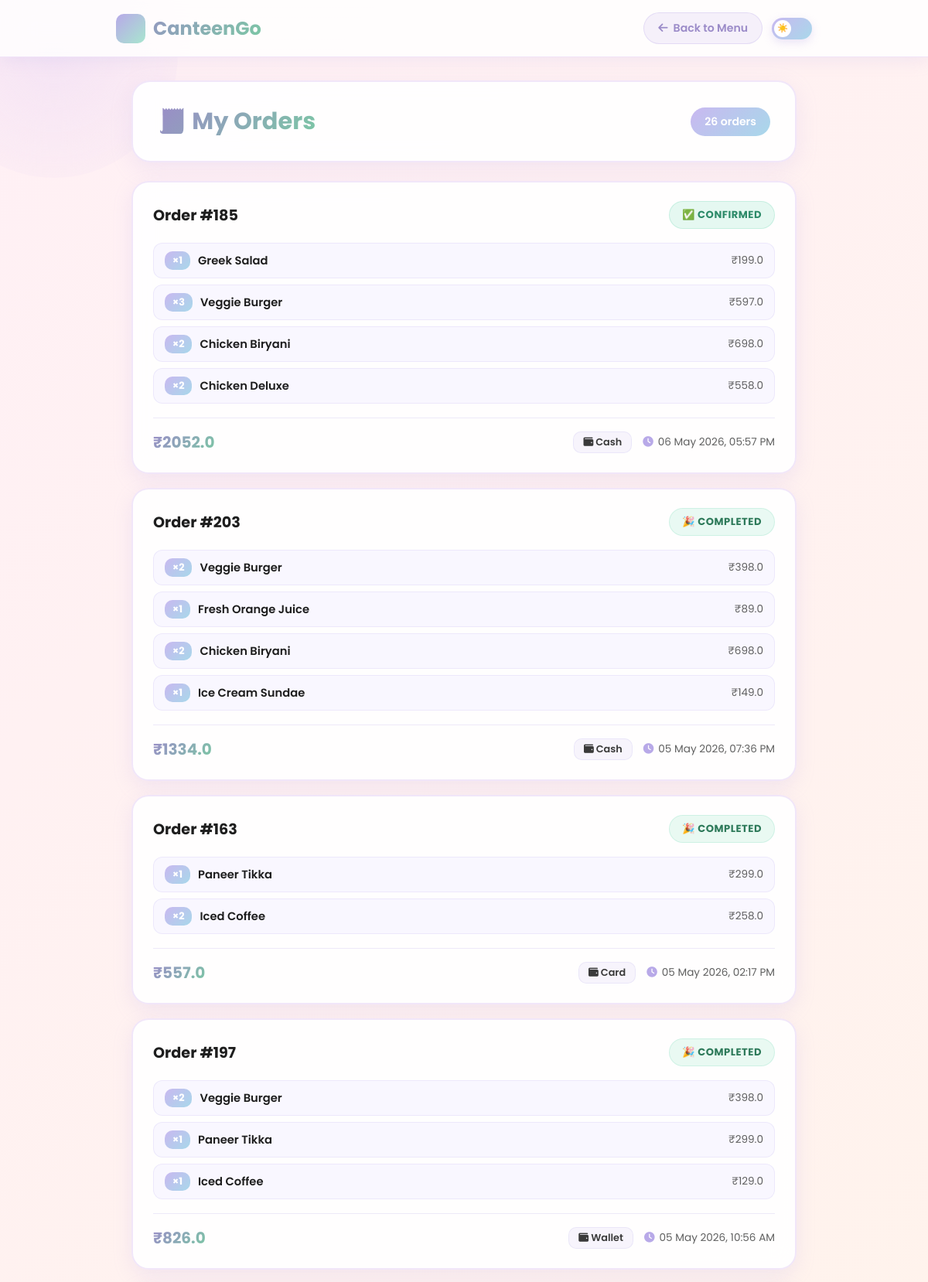
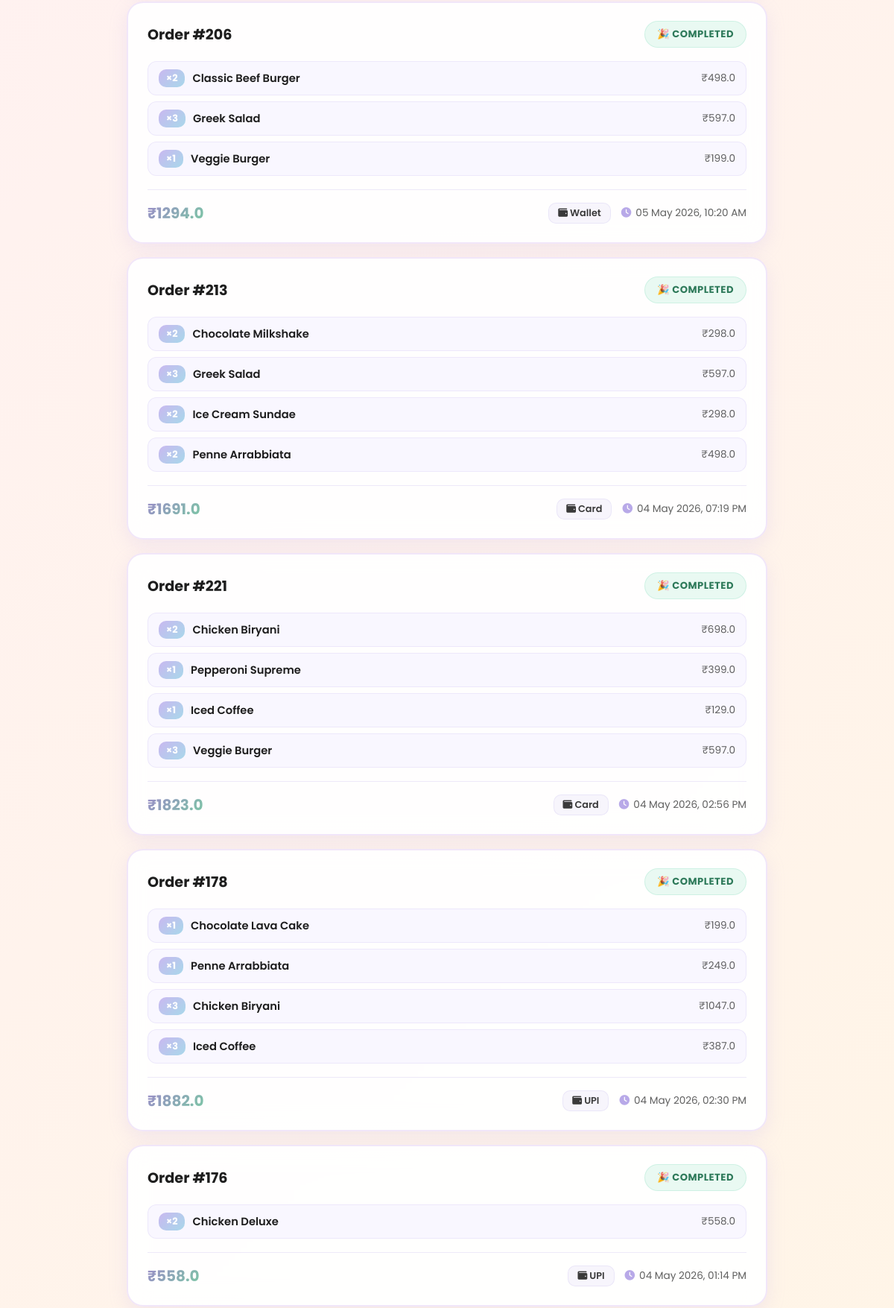
/student_orders (signed in, upper part), run on the app's committed database (2 pictures, top to bottom).
### backend/models.py (models this page shows, shortened)
class Order(db.Model):
    id = db.Column(db.Integer, primary_key=True)
    user_id = db.Column(db.Integer, db.ForeignKey('user.id'), nullable=False)
    total = db.Column(db.Float, nullable=False)
    status = db.Column(db.Enum(OrderStatus), default=OrderStatus.PENDING)
    payment_method = db.Column(db.String(50), default='cash')
    special_instructions = db.Column(db.Text, nullable=True)
    estimated_time = db.Column(db.Integer, nullable=True)  # in minutes
    assigned_staff_id = db.Column(db.Integer, db.ForeignKey('user.id'), nullable=True)
    timestamp = db.Column(db.DateTime, default=datetime.utcnow)
    completed_at = db.Column(db.DateTime, nullable=True)
    user = db.relationship('User', foreign_keys=[user_id], backref=db.backref('orders', lazy=True))
    assigned_staff = db.relationship('User', foreign_keys=[assigned_staff_id])
    items = db.relationship('OrderItem', backref='order', lazy=True, cascade='all, delete-orphan')

class OrderItem(db.Model):
    id = db.Column(db.Integer, primary_key=True)
    order_id = db.Column(db.Integer, db.ForeignKey('order.id'), nullable=False)
    menu_item_id = db.Column(db.Integer, db.ForeignKey('menu_item.id'), nullable=False)
    quantity = db.Column(db.Integer, nullable=False)
    price = db.Column(db.Float, nullable=False)
    special_requests = db.Column(db.Text, nullable=True)
    menu_item = db.relationship('MenuItem', backref=db.backref('order_items', lazy=True))

class MenuItem(db.Model):
    id = db.Column(db.Integer, primary_key=True)
    name = db.Column(db.String(100), nullable=False)
    price = db.Column(db.Float, nullable=False)
    image = db.Column(db.String(200), nullable=False)
    description = db.Column(db.Text, nullable=True)
    category = db.Column(db.String(50), nullable=True)
    is_available = db.Column(db.Boolean, default=True)
    stock_quantity = db.Column(db.Integer, default=100)
    preparation_time = db.Column(db.Integer, default=15)  # in minutes
    calories = db.Column(db.Integer, nullable=True)
    ingredients = db.Column(db.Text, nullable=True)
    created_at = db.Column(db.DateTime, default=datetime.utcnow)
    updated_at = db.Column(db.DateTime, default=datetime.utcnow, onupdate=datetime.utcnow)

### backend/final_app.py (the view)
@app.route('/student_orders')
def student_orders():
    if 'user' not in session or session['user'] != 'student':
        return redirect(url_for('student_login'))
    user_id = session['user_id']
    orders = Order.query.filter_by(user_id=user_id).order_by(desc(Order.timestamp)).all()
    return render_template('student_orders_super.html', orders=orders)

### frontend/templates/student_orders_super.html (shortened to what this page needs)
<!DOCTYPE html>
<html lang="en" data-theme="light">
<head>
    <link href="https://cdnjs.cloudflare.com/ajax/libs/font-awesome/6.0.0/css/all.min.css" rel="stylesheet">
</head>
<body>
    <div class="bg-circles">
        <div class="circle c1"></div><div class="circle c2"></div><div class="circle c3"></div>
    </div>
    <div class="header">
        <div class="header-content">
            <div class="logo">
                <div class="logo-icon"><i class="fas fa-utensils"></i></div>
                CanteenGo
            </div>
            <div class="header-actions">
                <a href="{{ url_for('student_menu') }}" class="back-btn">
                    <i class="fas fa-arrow-left"></i> Back to Menu
                </a>
                <button class="theme-toggle" onclick="toggleTheme()" title="Toggle dark mode">
                    <div class="toggle-ball" id="toggleBall">
                        <span id="toggleIcon">☀️</span>
                    </div>
                </button>
            </div>
        </div>
    </div>
    <div class="container">
        <div class="page-title-section">
            <h1 class="page-title">🧾 My Orders</h1>
            <span class="order-count">{{ orders|length }} order{{ 's' if orders|length != 1 }}</span>
        </div>
        {% if orders %}
        <div class="orders-grid">
            {% for order in orders %}
            <div class="order-card">
                <div class="order-header">
                    <div class="order-id">Order #{{ order.id }}</div>
                    <div class="order-status status-{{ order.status.value }}">
                        {% if order.status.value == 'pending' %}⏳
                        {% elif order.status.value == 'confirmed' %}✅
                        {% elif order.status.value == 'preparing' %}👨‍🍳
                        {% elif order.status.value == 'ready' %}🔔
                        {% else %}🎉{% endif %}
                        {{ order.status.value.title() }}
                    </div>
                </div>
                <div class="order-items">
                    {% for item in order.items %}
                    <div class="order-item-row">
                        <span class="item-qty">×{{ item.quantity }}</span>
                        <span class="item-name">{{ item.menu_item.name }}</span>
                        <span style="color: var(--text-muted); font-size:0.85rem;">₹{{ item.price * item.quantity }}</span>
                    </div>
                    {% endfor %}
                </div>
                <div class="order-footer">
                    <div class="order-total">₹{{ order.total }}</div>
                    <div class="order-meta">
                        {% if order.payment_method %}
                        <span class="order-payment"><i class="fas fa-wallet"></i> {{ order.payment_method }}</span>
                        {% endif %}
                        <div class="order-date">
                            <i class="fas fa-clock"></i>
                            {{ order.timestamp.strftime('%d %b %Y, %I:%M %p') }}
                        </div>
                    </div>
                </div>
            </div>
            {% endfor %}
        </div>
        {% endif %}
    </div>
</body>
</html>

### data on the page
Order: id "185", status.value "CONFIRMED", total "2052.0", payment_method "Cash", timestamp "06 May 2026, 05:57 PM"
OrderItem: quantity "1", menu_item.name "Greek Salad", item.price*item.quantity "199.0"
OrderItem: quantity "3", menu_item.name "Veggie Burger", item.price*item.quantity "597.0"
OrderItem: quantity "2", menu_item.name "Chicken Biryani", item.price*item.quantity "698.0"
OrderItem: quantity "2", menu_item.name "Chicken Deluxe", item.price*item.quantity "558.0"
Order: id "203", status.value "COMPLETED", total "1334.0", payment_method "Cash", timestamp "05 May 2026, 07:36 PM"
OrderItem: quantity "2", menu_item.name "Veggie Burger", item.price*item.quantity "398.0"
OrderItem: quantity "1", menu_item.name "Fresh Orange Juice", item.price*item.quantity "89.0"
OrderItem: quantity "2", menu_item.name "Chicken Biryani", item.price*item.quantity "698.0"
OrderItem: quantity "1", menu_item.name "Ice Cream Sundae", item.price*item.quantity "149.0"
Order: id "163", status.value "COMPLETED", total "557.0", payment_method "Card", timestamp "05 May 2026, 02:17 PM"
OrderItem: quantity "1", menu_item.name "Paneer Tikka", item.price*item.quantity "299.0"
OrderItem: quantity "2", menu_item.name "Iced Coffee", item.price*item.quantity "258.0"
Order: id "197", status.value "COMPLETED", total "826.0", payment_method "Wallet", timestamp "05 May 2026, 10:56 AM"
OrderItem: quantity "2", menu_item.name "Veggie Burger", item.price*item.quantity "398.0"
OrderItem: quantity "1", menu_item.name "Paneer Tikka", item.price*item.quantity "299.0"
OrderItem: quantity "1", menu_item.name "Iced Coffee", item.price*item.quantity "129.0"
Order: id "206", status.value "COMPLETED", total "1294.0", payment_method "Wallet", timestamp "05 May 2026, 10:20 AM"
OrderItem: quantity "2", menu_item.name "Classic Beef Burger", item.price*item.quantity "498.0"
OrderItem: quantity "3", menu_item.name "Greek Salad", item.price*item.quantity "597.0"
OrderItem: quantity "1", menu_item.name "Veggie Burger", item.price*item.quantity "199.0"
Order: id "213", status.value "COMPLETED", total "1691.0", payment_method "Card", timestamp "04 May 2026, 07:19 PM"
OrderItem: quantity "2", menu_item.name "Chocolate Milkshake", item.price*item.quantity "298.0"
OrderItem: quantity "3", menu_item.name "Greek Salad", item.price*item.quantity "597.0"
OrderItem: quantity "2", menu_item.name "Ice Cream Sundae", item.price*item.quantity "298.0"
OrderItem: quantity "2", menu_item.name "Penne Arrabbiata", item.price*item.quantity "498.0"
Order: id "221", status.value "COMPLETED", total "1823.0", payment_method "Card", timestamp "04 May 2026, 02:56 PM"
OrderItem: quantity "2", menu_item.name "Chicken Biryani", item.price*item.quantity "698.0"
OrderItem: quantity "1", menu_item.name "Pepperoni Supreme", item.price*item.quantity "399.0"
OrderItem: quantity "1", menu_item.name "Iced Coffee", item.price*item.quantity "129.0"
OrderItem: quantity "3", menu_item.name "Veggie Burger", item.price*item.quantity "597.0"
Order: id "178", status.value "COMPLETED", total "1882.0", payment_method "UPI", timestamp "04 May 2026, 02:30 PM"
OrderItem: quantity "1", menu_item.name "Chocolate Lava Cake", item.price*item.quantity "199.0"
OrderItem: quantity "1", menu_item.name "Penne Arrabbiata", item.price*item.quantity "249.0"
OrderItem: quantity "3", menu_item.name "Chicken Biryani", item.price*item.quantity "1047.0"
OrderItem: quantity "3", menu_item.name "Iced Coffee", item.price*item.quantity "387.0"
Order: id "176", status.value "COMPLETED", total "558.0", payment_method "UPI", timestamp "04 May 2026, 01:14 PM"
OrderItem: quantity "2", menu_item.name "Chicken Deluxe", item.price*item.quantity "558.0"

### other printed values
{{ orders|length }} "26"
{{ 's' if orders|length != 1 }} "s"
